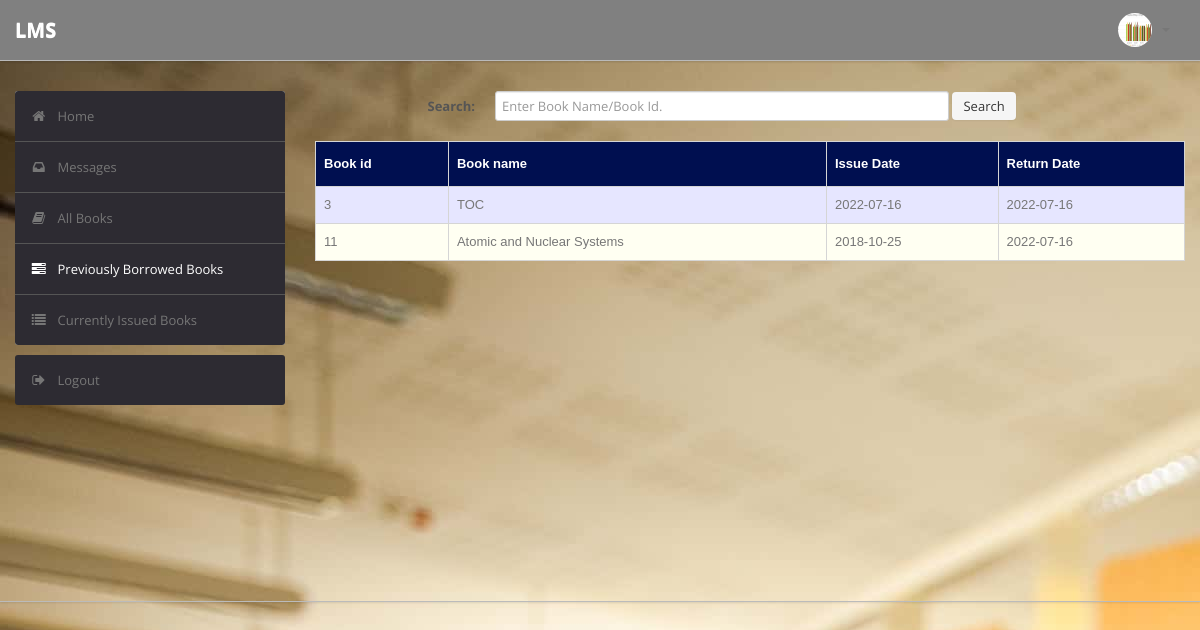
/student/history.php (signed in), run on the app's committed database.
### tables this page shows
CREATE TABLE `user` (
  `RollNo` varchar(50) NOT NULL,
  `Name` varchar(50) DEFAULT NULL,
  `Type` varchar(50) DEFAULT NULL,
  `Category` varchar(50) DEFAULT NULL,
  `EmailId` varchar(50) DEFAULT NULL,
  `MobNo` bigint(11) DEFAULT NULL,
  `Password` varchar(50) DEFAULT NULL,
  `image` varchar(255) NOT NULL
);

CREATE TABLE `record` (
  `RollNo` varchar(50) NOT NULL,
  `BookId` int(10) NOT NULL,
  `Date_of_Issue` date DEFAULT NULL,
  `Due_Date` date DEFAULT NULL,
  `Date_of_Return` date DEFAULT NULL,
  `Dues` int(10) DEFAULT NULL,
  `Renewals_left` int(10) DEFAULT NULL,
  `Time` time DEFAULT NULL
);

CREATE TABLE `book` (
  `BookId` int(10) NOT NULL,
  `Title` varchar(50) DEFAULT NULL,
  `Publisher` varchar(50) DEFAULT NULL,
  `Year` varchar(50) DEFAULT NULL,
  `Availability` int(5) DEFAULT NULL
);

### student/history.php (the view)
<?php include 'others/header.php';
include 'others/topbar.php';
?>
        <div class="wrapper">
            <div class="container">
                <div class="row">
                    <div class="span3">
                       <?php include 'others/sidebar.php'; ?>
                    </div>
                    <div class="span9">
                        <form class="form-horizontal row-fluid" action="history.php" method="post">
                                        <div class="control-group">
                                            <label class="control-label" for="Search"><b>Search:</b></label>
                                            <div class="controls">
                                                <input type="text" id="title" name="title" placeholder="Enter Book Name/Book Id." class="span8" required>
                                                <button type="submit" name="submit"class="btn">Search</button>
                                            </div>
                                        </div>
                                    </form>
                                    <br>
                                    <?php
                                    $rollno = $_SESSION['RollNo'];
                                    if(isset($_POST['submit']))
                                        {$s=$_POST['title'];
                                            $sql="select * from LMS.record,LMS.book where RollNo = '$rollno' and Date_of_Issue is NOT NULL and Date_of_Return is NOT NULL and book.Bookid = record.BookId and (record.BookId='$s' or Title like '%$s%')";
                                        }
                                    else
                                        $sql="select * from LMS.record,LMS.book where RollNo = '$rollno' and Date_of_Issue is NOT NULL and Date_of_Return is NOT NULL and book.Bookid = record.BookId";
                                    $result=$conn->query($sql);
                                    $rowcount=mysqli_num_rows($result);
                                    if(!($rowcount))
                                    	echo "<br><center><h2><b><i>No Results</i></b></h2></center>";
                                    else
                                    {
                                    ?>
                                    <div style="height: 430px; overflow-y: scroll;">
                        <table class="table" id = "tables">
                                  <thead>
                                    <tr>
                                      <th>Book id</th>
                                      <th>Book name</th>
                                      <th>Issue Date</th>
                                      <th>Return Date</th>
                                    </tr>
                                  </thead>
                                  <tbody>
                                <?php
                            while($row=$result->fetch_assoc())
                            {
                                $bookid=$row['BookId'];
                                $name=$row['Title'];
                                $issuedate=$row['Date_of_Issue'];
                                $returndate=$row['Date_of_Return'];
                            ?>
                                    <tr>
                                      <td><?php echo $bookid ?></td>
                                      <td><?php echo $name ?></td>
                                      <td><?php echo $issuedate ?></td>
                                      <td><?php echo $returndate ?></td>
                                    </tr>
                            <?php }} ?>
                                    </tbody>
                                </table>
                            </div>
                    </div>
                </div>
            </div>
        </div>
<?php include 'others/footer.php'; ?>

### student/others/topbar.php (shortened to what this page needs)
<div class="navbar navbar-fixed-top">
    <div class="navbar-inner" style="background:gray;">
        <div class="container">
                <a class="brand" href="index.php" style="color:White;">LMS </a>
            <div class="nav-collapse collapse navbar-inverse-collapse">
                <ul class="nav pull-right">
                    <li class="nav-user dropdown"><a href="#" class="dropdown-toggle" data-toggle="dropdown">
                        <?php
            $aid=$_SESSION['RollNo'];
            $sql = "SELECT * FROM LMS.user WHERE RollNo='$aid'";
             $result = mysqli_query($conn, $sql);
               $row = mysqli_fetch_assoc($result);
                        ?>
                        <img style="background: white;"  src="<?php
                            if($row['image']=='') {
                             echo "../images/user.jpg";
                            } else{
                             echo $row['image'];
                            }
                        ?>" class="nav-avatar">
                        <b class="caret"></b></a>
                    </li>
                </ul>
            </div>
        </div>
    </div>
</div>

### student/css/theme.css (style rules this page uses)
#tables { font-family: "Trebuchet MS", Arial, Helvetica, sans-serif; border-collapse: collapse; width: 100%; }
#tables td, #tables th { border: 1px solid #ddd; padding: 8px; }
#tables tr:nth-child(even) { background-color: #fffff2; }
#tables tr:nth-child(odd) { background-color: #e6e6ff; }
#tables th { padding-top: 12px; padding-bottom: 12px; text-align: left; background-color: #000F50; color: white; }
body { font-size: 13px; font-family: 'Open Sans', Arial, sans-serif; background: url(../../images/lib.jpg) #eee; color: #777 }
strong, b { color: #555 }
.wrapper { border-bottom: 1px solid #bbb; -webkit-box-shadow: 0 1px 2px rgba(0,0,0,0.1); -moz-box-shadow: 0 1px 2px rgba(0,0,0,0.1); box-shadow: 0 1px 2px rgba(0,0,0,0.1); padding: 30px 0 }
form { margin: 0 }
select, textarea, input[type="text"], input[type="password"], input[type="datetime"], input[type="datetime-local"], input[type="date"], input[type="month"], input[type="time"], input[type="week"], input[type="number"], input[type="email"], input[type="url"], input[type="search"], input[type="tel"], input[type="color"], .uneditable-input, label, input, button, select, textarea { -webkit-border-radius: 3px; -moz-border-radius: 3px; border-radius: 3px; font-size: 13px; font-family: 'Open Sans', Tahoma, Arial, sans-serif }
.form-horizontal .control-group, .form-vertical .control-group { margin-bottom: 0 }
.navbar { position: static!important; margin: 0!important }
.navbar .navbar-inner { background: #fff; border-bottom: 1px solid #bbb; -webkit-box-shadow: 0 1px 2px rgba(0,0,0,0.15); -moz-box-shadow: 0 1px 2px rgba(0,0,0,0.15); box-shadow: 0 1px 2px rgba(0,0,0,0.15) }
.navbar .brand { color: #333; font-weight: bold; font-size: 20px; margin-right: 20px; padding: 20px }
.navbar .nav>li>a { padding: 20px 15px; font-weight: bold; color: #777 }
.nav-user>a { height: 20px }
.nav-avatar { width: 34px; height: 34px; margin: -7px 5px 0 0; -webkit-border-radius: 50%; -moz-border-radius: 50%; border-radius: 50% }
.btn, .btn-box { -webkit-border-radius: 3px; -moz-border-radius: 3px; border-radius: 3px }
.btn { font-size: 13px; font-weight: 600 }
.btn { display: inline-block; margin-bottom: 0; font-weight: 400; text-align: center; vertical-align: middle; cursor: pointer; background-image: none; border: 1px solid transparent; white-space: nowrap; padding: 4px 10px; font-size: 13px; line-height: 1.42857; border-radius: 4px; -webkit-user-select: none; -moz-user-select: none; -ms-user-select: none; user-select: none }
.table { margin-bottom: 0 }
.table th, .table td { border-color: #d5d5d5!important }

### data on the page
user: image (picture)
record: BookId.BookId "3", BookId.Title "TOC", Date_of_Issue "2022-07-16", Date_of_Return "2022-07-16"
record: BookId.BookId "11", BookId.Title "Atomic and Nuclear Systems", Date_of_Issue "2018-10-25", Date_of_Return "2022-07-16"
